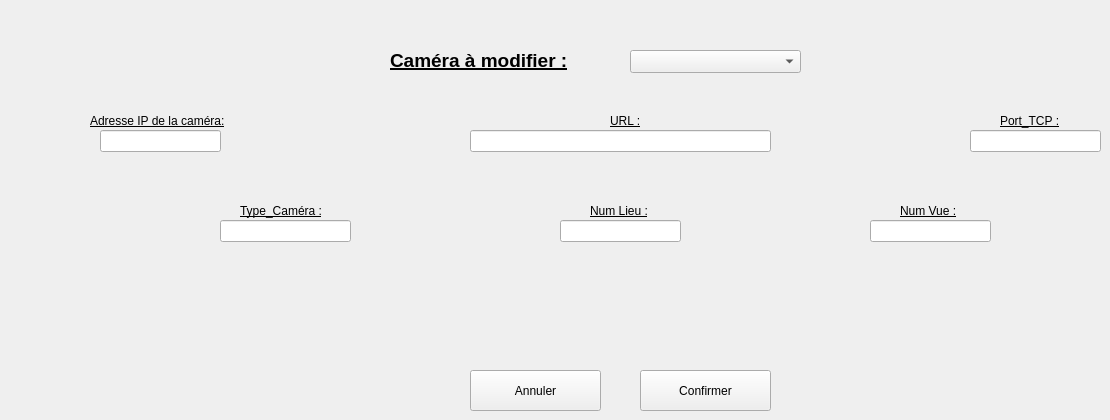
      <widget class="QWidget" name="tbModifierCamera">
       <attribute name="title">
        <string>Modifier une caméra...</string>
       </attribute>
       <widget class="QLabel" name="lblModifCam">
        <property name="geometry">
         <rect>
          <x>390</x>
          <y>50</y>
          <width>221</width>
          <height>21</height>
         </rect>
        </property>
        <property name="font">
         <font>
          <pointsize>14</pointsize>
          <weight>75</weight>
          <bold>true</bold>
          <underline>true</underline>
         </font>
        </property>
        <property name="text">
         <string>Caméra à modifier :</string>
        </property>
       </widget>
       <widget class="QComboBox" name="cb_ModifCam">
        <property name="geometry">
         <rect>
          <x>630</x>
          <y>50</y>
          <width>171</width>
          <height>23</height>
         </rect>
        </property>
       </widget>
       <widget class="QLabel" name="lblModifURLCam">
        <property name="geometry">
         <rect>
          <x>610</x>
          <y>110</y>
          <width>51</width>
          <height>21</height>
         </rect>
        </property>
        <property name="font">
         <font>
          <underline>true</underline>
         </font>
        </property>
        <property name="text">
         <string>URL :</string>
        </property>
       </widget>
       <widget class="QLineEdit" name="leModifNumLieuCam">
        <property name="geometry">
         <rect>
          <x>560</x>
          <y>220</y>
          <width>121</width>
          <height>22</height>
         </rect>
        </property>
        <property name="text">
         <string/>
        </property>
       </widget>
       <widget class="QLineEdit" name="leModifNumVueCam">
        <property name="geometry">
         <rect>
          <x>870</x>
          <y>220</y>
          <width>121</width>
          <height>22</height>
         </rect>
        </property>
       </widget>
       <widget class="QLabel" name="lblModifTypeCam">
        <property name="geometry">
         <rect>
          <x>240</x>
          <y>200</y>
          <width>101</width>
          <height>21</height>
         </rect>
        </property>
        <property name="font">
         <font>
          <underline>true</underline>
         </font>
        </property>
        <property name="text">
         <string>Type_Caméra :</string>
        </property>
       </widget>
       <widget class="QLabel" name="lblModifAdressIPCam">
        <property name="geometry">
         <rect>
          <x>90</x>
          <y>110</y>
          <width>171</width>
          <height>21</height>
         </rect>
        </property>
        <property name="font">
         <font>
          <weight>50</weight>
          <bold>false</bold>
          <underline>true</underline>
         </font>
        </property>
        <property name="text">
         <string>Adresse IP de la caméra:</string>
        </property>
       </widget>
       <widget class="QLineEdit" name="leModifAdressIPCam">
        <property name="geometry">
         <rect>
          <x>100</x>
          <y>130</y>
          <width>121</width>
          <height>22</height>
         </rect>
        </property>
        <property name="text">
         <string/>
        </property>
       </widget>
       <widget class="QLineEdit" name="leModifURLCam">
        <property name="geometry">
         <rect>
          <x>470</x>
          <y>130</y>
          <width>301</width>
          <height>22</height>
         </rect>
        </property>
       </widget>
       <widget class="QLineEdit" name="leModifPortCam">
        <property name="geometry">
         <rect>
          <x>970</x>
          <y>130</y>
          <width>131</width>
          <height>22</height>
         </rect>
        </property>
        <property name="text">
         <string/>
        </property>
       </widget>
       <widget class="QLineEdit" name="leModifTypeCam">
        <property name="geometry">
         <rect>
          <x>220</x>
          <y>220</y>
          <width>131</width>
          <height>22</height>
         </rect>
        </property>
       </widget>
       <widget class="QLabel" name="lblModifNumVueCam">
        <property name="geometry">
         <rect>
          <x>900</x>
          <y>200</y>
          <width>91</width>
          <height>21</height>
         </rect>
        </property>
        <property name="font">
         <font>
          <underline>true</underline>
         </font>
        </property>
        <property name="text">
         <string>Num Vue :</string>
        </property>
       </widget>
       <widget class="QLabel" name="lblModifNumLieuCam">
        <property name="geometry">
         <rect>
          <x>590</x>
          <y>200</y>
          <width>71</width>
          <height>21</height>
         </rect>
        </property>
        <property name="font">
         <font>
          <underline>true</underline>
         </font>
        </property>
        <property name="text">
         <string>Num Lieu :</string>
        </property>
       </widget>
       <widget class="QLabel" name="lblModifPortCam">
        <property name="geometry">
         <rect>
          <x>1000</x>
          <y>110</y>
          <width>71</width>
          <height>21</height>
         </rect>
        </property>
        <property name="font">
         <font>
          <underline>true</underline>
         </font>
        </property>
        <property name="text">
         <string>Port_TCP :</string>
        </property>
       </widget>
       <widget class="QPushButton" name="pbModifCamAnnuler">
        <property name="geometry">
         <rect>
          <x>470</x>
          <y>370</y>
          <width>131</width>
          <height>41</height>
         </rect>
        </property>
        <property name="text">
         <string>Annuler</string>
        </property>
       </widget>
       <widget class="QPushButton" name="pbModifCamConfirmer">
        <property name="geometry">
         <rect>
          <x>640</x>
          <y>370</y>
          <width>131</width>
          <height>41</height>
         </rect>
        </property>
        <property name="text">
         <string>Confirmer</string>
        </property>
       </widget>
       <widget class="QLabel" name="label_128">
        <property name="geometry">
         <rect>
          <x>40</x>
          <y>20</y>
          <width>51</width>
          <height>61</height>
         </rect>
        </property>
        <property name="text">
         <string/>
        </property>
        <property name="pixmap">
         <pixmap>../../../../../../opt/SuPer_2015/Projet_SuPer/ressources/modifier.png</pixmap>
        </property>
       </widget>
      </widget>
